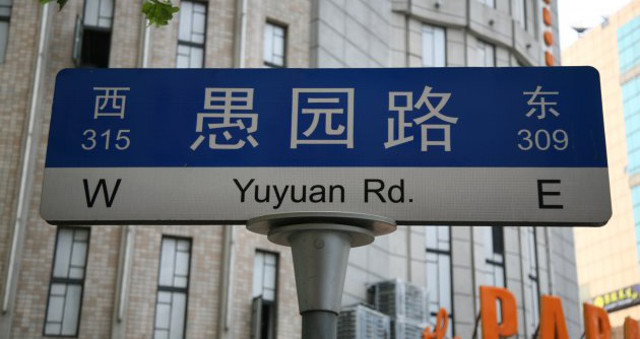
#> input picture chinese.jpg, 640 x 339 px
$ python -i test.py   (imports and definitions only)
#> lines starting #> are read from the running program, lines starting #| are printed output that depends on the picture; after the words box and inside, x2 and y2 are one past the last pixel; in counts of white or black regions, pixels touching at a corner belong together
import requests
from pdf2image import convert_from_bytes
import io
import datetime
import os
from PIL import Image, ImageDraw
import json
import shutil
import base64
import cv2
import numpy as np
from concurrent.futures import ThreadPoolExecutor

color_map = {
    'text':   'blue',
    'title':  'red',
    'list':   'pink',
    'table':  'black',
    'figure': 'brown',
    'extra':  'green',
    'formula': (51, 51, 51)
}

# [8 lines left out: function draw_boxes_on_image, not called in this run]

def enhance_image(image):
    enhanced_image = cv2.cvtColor(np.array(image), cv2.COLOR_RGB2BGR)
#> enhanced_image is the input picture: shape (339, 640, 3); mean B, G, R 123.2, 117.2, 113.6
    enhanced_image = cv2.GaussianBlur(enhanced_image, (5, 5), 0)
    gray_image = cv2.cvtColor(enhanced_image, cv2.COLOR_BGR2GRAY)
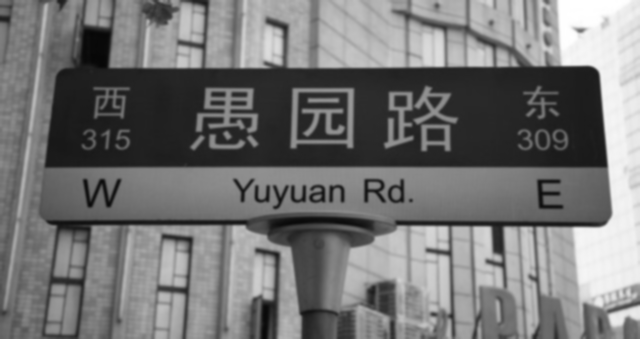
#> gray_image: shape (339, 640); min 6, max 255, mean 116.8
    thresholded_image = cv2.adaptiveThreshold(
        gray_image, 255, cv2.ADAPTIVE_THRESH_GAUSSIAN_C,
        cv2.THRESH_BINARY, 11, 2
    )
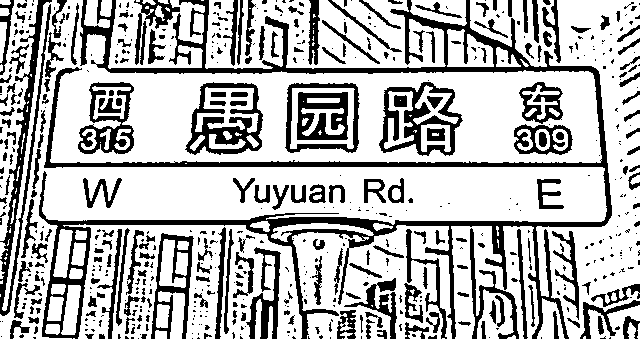
#> thresholded_image: shape (339, 640); 71.3% white; 596 black regions (372 under 20 px), largest, box (x1, y1, x2, y2) and area: (39, 0, 612, 339) 19131, (0, 0, 52, 316) 3104, (185, 82, 263, 155) 2306
    return Image.fromarray(cv2.cvtColor(thresholded_image, cv2.COLOR_BGR2RGB))

# [131 lines left out: functions crop_boxes_on_image, layout_analysis, ocr_processing, main, not called in this run]

# [45 lines not run here, left out]
    # url = 'https://blr1.vultrobjects.com/patents/2023/05/08/0cdbf1ca1b7d8ff2f3ba1f80a0d95eda.pdf'
    # main(url, 'vikhil')

>>> import cv2
>>> picture = cv2.cvtColor(cv2.imread('chinese.jpg'), cv2.COLOR_BGR2RGB)
>>> result = enhance_image(picture)
